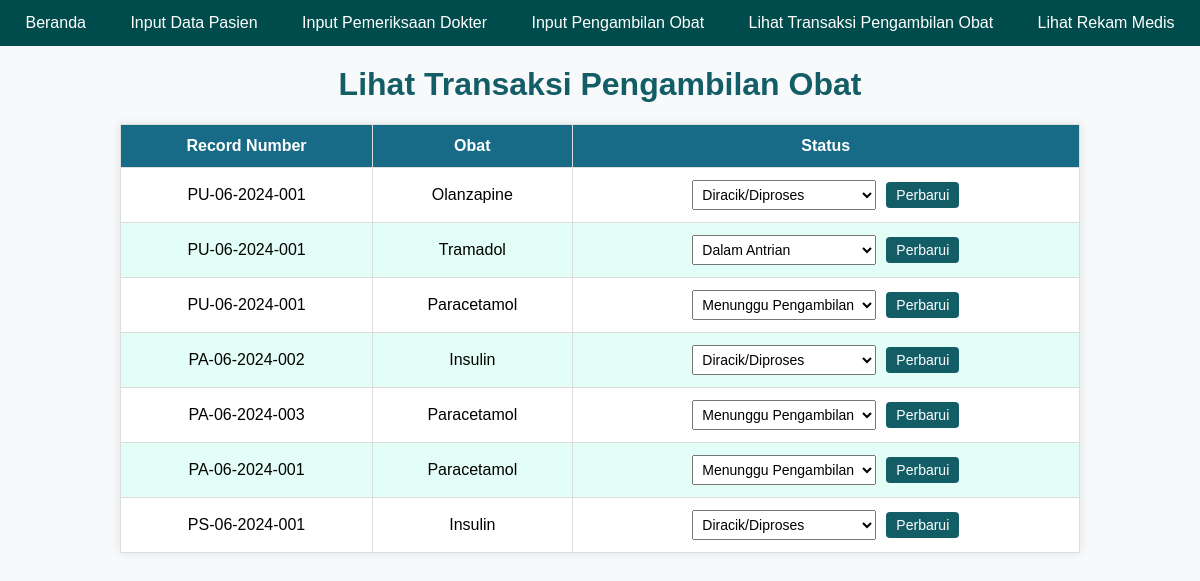
Screenshot of /lihattransaksipengambilanobat.php with the database file from the repository.
### tables this page shows
CREATE TABLE `transaksipengambilanobat` (
  `record_number` varchar(20) NOT NULL,
  `kodeObat` varchar(10) NOT NULL,
  `namaObat` varchar(50) NOT NULL,
  `resep` tinyint(1) NOT NULL,
  `status` varchar(50) NOT NULL
);

### lihattransaksipengambilanobat.php (the view, shortened to what this page needs)
<?php
include 'header.php';
include 'db_connect.php';
?>
<!DOCTYPE html>
<html lang="en">
<head>
</head>
<body>
    <h1>Lihat Transaksi Pengambilan Obat</h1>
    <table>
        <tr>
            <th>Record Number</th>
            <th>Obat</th>
            <th>Status</th>
        </tr>
        <?php
        $sql = "SELECT * FROM transaksipengambilanobat";
        $result = $conn->query($sql);
        if ($result->num_rows > 0) {
            while ($row = $result->fetch_assoc()) {
                echo "<tr>";
                echo "<td>{$row['record_number']}</td>";
                echo "<td>{$row['namaObat']}</td>";
                echo "<td>";
                echo "<form action='update_status.php' method='post'>";
                echo "<select name='status'>";
                echo "<option value='dalam antrian' " . ($row['status'] == 'dalam antrian' ? 'selected' : '') . ">Dalam Antrian</option>";
                echo "<option value='diracik/diproses' " . ($row['status'] == 'diracik/diproses' ? 'selected' : '') . ">Diracik/Diproses</option>";
                echo "<option value='menunggu pengambilan' " . ($row['status'] == 'menunggu pengambilan' ? 'selected' : '') . ">Menunggu Pengambilan</option>";
                echo "</select>";
                echo "<input type='submit' value='Perbarui'>";
                echo "</form>";
                echo "</td>";
                echo "</tr>";
            }
        } else {
            echo "<tr><td colspan='3'>Tidak ada data ditemukan</td></tr>";
        }
        ?>
    </table>
</body>
</html>

### header.php (shortened to what this page needs)
<!DOCTYPE html>
<html lang="en">
<head>
</head>
<body>
    <nav>
        <ul>
            <li><a href="index.php">Beranda</a></li>
            <li><a href="inputregistrasipasien.php">Input Data Pasien</a></li>
            <li><a href="inputpengecekandokter.php">Input Pemeriksaan Dokter</a></li>
            <li><a href="inputpengambilanobat.php">Input Pengambilan Obat</a></li>
            <li><a href="lihattransaksipengambilanobat.php">Lihat Transaksi Pengambilan Obat</a></li>
            <li><a href="join-table.php">Lihat Rekam Medis</a></li>
        </ul>
    </nav>
</body>
</html>

### header.php (style rules this page uses)
body { margin: 0; padding: 0; font-family: Arial, sans-serif; background-color: #004c4c; }
nav ul { list-style-type: none; margin: 0; padding: 0; background-color: #004c4c; text-align: center; }
nav ul li { display: inline; }
nav ul li a { display: inline-block; padding: 14px 20px; text-decoration: none; color: #fff; transition: background-color 0.3s ease; }

### lihattransaksipengambilanobat.php (style rules this page uses)
body { font-family: Arial, sans-serif; margin: 0; padding: 0; background-color: #f8f9fa; }
h1 { text-align: center; color: #135D66; margin-top: 20px; }
table { width: 80%; margin: 20px auto; border-collapse: collapse; background-color: #fff; box-shadow: 0 0 10px rgba(0, 0, 0, 0.1); }
th, td { padding: 12px; border: 1px solid #ddd; text-align: center; }
th { background-color: #176B87; color: #fff; }
tr:nth-child(odd) { background-color: #E3FEF7; }
form { display: flex; align-items: center; justify-content: center; }
select { margin-right: 10px; padding: 5px; font-size: 14px; }
input[type="submit"] { padding: 5px 10px; background-color: #135D66; color: #fff; border: none; border-radius: 4px; font-size: 14px; cursor: pointer; }

### rows the page displays
transaksipengambilanobat: record_number "PU-06-2024-001", namaObat "Olanzapine", status "Diracik/Diproses"
transaksipengambilanobat: record_number "PU-06-2024-001", namaObat "Tramadol", status "Dalam Antrian"
transaksipengambilanobat: record_number "PU-06-2024-001", namaObat "Paracetamol", status "Menunggu Pengambilan"
transaksipengambilanobat: record_number "PA-06-2024-002", namaObat "Insulin", status "Diracik/Diproses"
transaksipengambilanobat: record_number "PA-06-2024-003", namaObat "Paracetamol", status "Menunggu Pengambilan"
transaksipengambilanobat: record_number "PA-06-2024-001", namaObat "Paracetamol", status "Menunggu Pengambilan"
transaksipengambilanobat: record_number "PS-06-2024-001", namaObat "Insulin", status "Diracik/Diproses"
